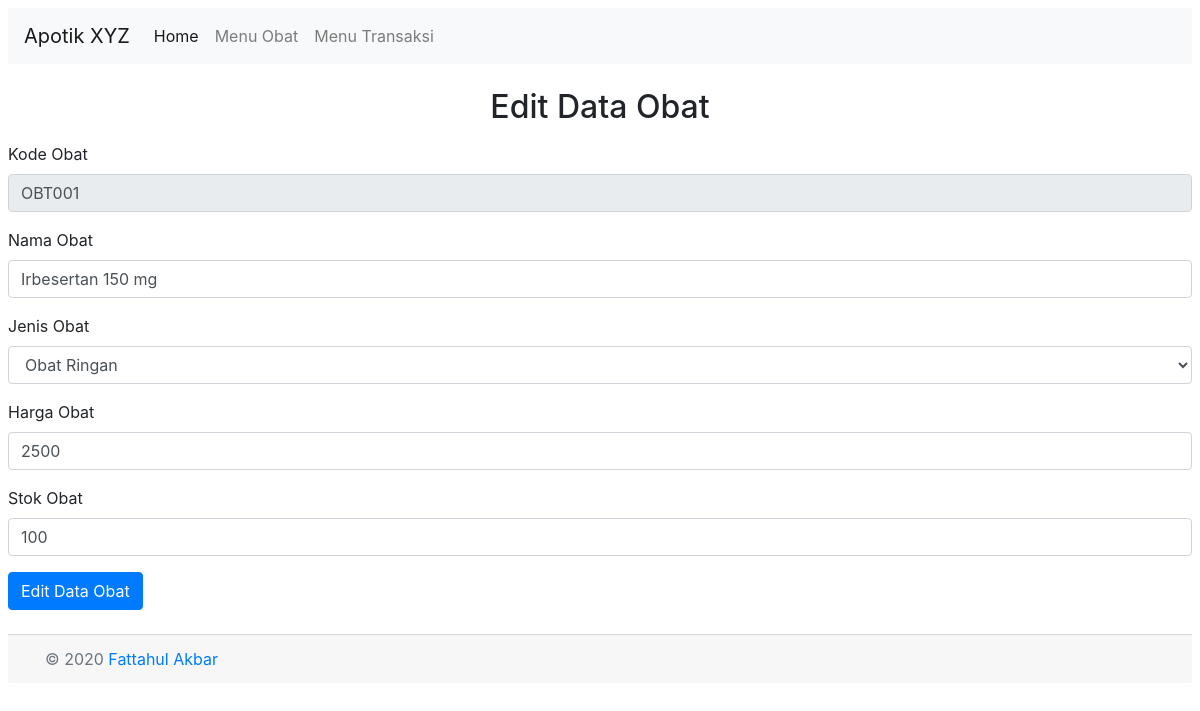
Page /?page=obatupdate&kdobat=OBT001 on the committed database.
### tables this page shows
CREATE TABLE `obat` (
  `kdobat` varchar(50) NOT NULL,
  `nmobat` varchar(50) NOT NULL,
  `jnsobat` varchar(50) NOT NULL,
  `hrgobat` double NOT NULL,
  `stokobat` int(11) NOT NULL
);

### obat/obatupdate.php (the view, shortened to what this page needs)
<?php
$queryGetObat = mysqli_query($connection, "SELECT * FROM obat WHERE kdobat='$_GET[kdobat]'");
$rowGetObat = mysqli_fetch_array($queryGetObat);
?>
    <h2 class="text-center">Edit Data Obat</h2><p></p>
    <form action="" method="post">
        <div class="form-group">
            <label for="kdobat">Kode Obat</label>
            <input type="text" class="form-control" id="kdobat" name="kdobat"
                   value="<?php echo $rowGetObat['kdobat'] ?>" readonly>
        </div>
        <div class="form-group">
            <label for="nmobat">Nama Obat</label>
            <input type="text" class="form-control" id="nmobat" name="nmobat"
                   value="<?php echo $rowGetObat['nmobat'] ?>" required>
        </div>
        <div class="form-group">
            <label for="jnsobat">Jenis Obat</label>
            <select class="form-control" id="jnsobat" name="jnsobat" required>
                <option <?php if ($rowGetObat['jnsobat'] == "Obat Ringan") {
                    echo "selected";
                } ?> value="Obat Ringan">Obat Ringan
                </option>
            </select>
        </div>
        <div class="form-group">
            <label for="hrgobat">Harga Obat</label>
            <input type="text" class="form-control" id="hrgobat" name="hrgobat"
                   value="<?php echo $rowGetObat['hrgobat'] ?>" required>
        </div>
        <div class="form-group">
            <label for="stokobat">Stok Obat</label>
            <input type="number" class="form-control" id="stokobat" name="stokobat"
                   value="<?php echo $rowGetObat['stokobat'] ?>" required>
        </div>
        <input type="submit" class="btn btn-primary" name="simpan" value="Edit Data Obat">
    </form><br>

### rows in the picture
obat: kdobat "OBT001", nmobat "Irbesertan 150 mg", jnsobat "Obat Ringan", hrgobat "2500", stokobat "100"
